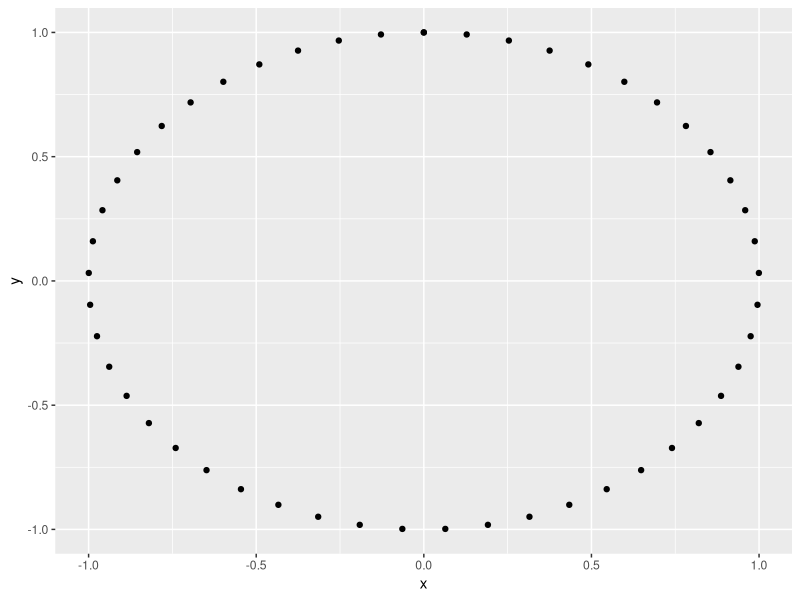
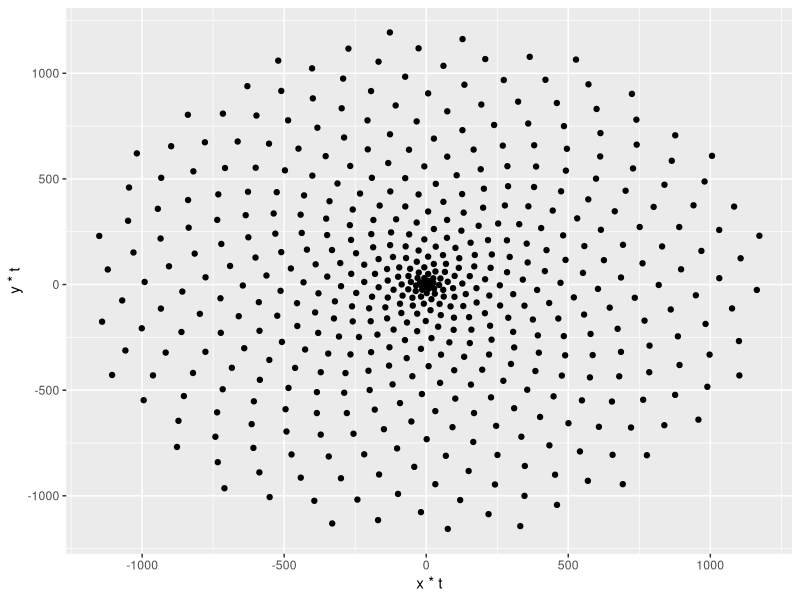
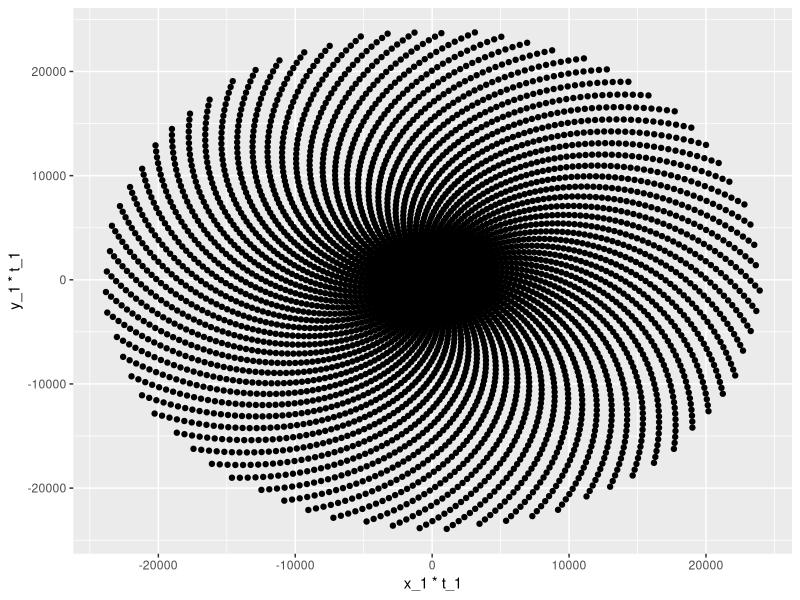
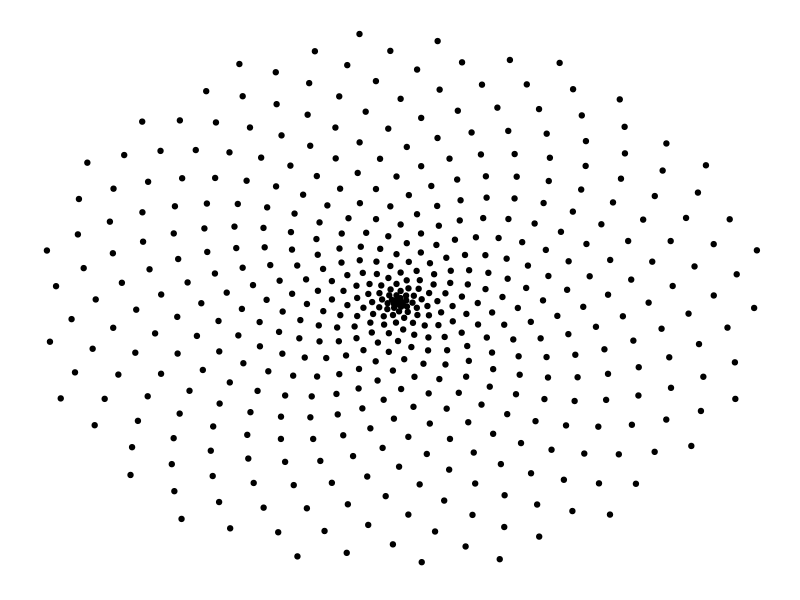
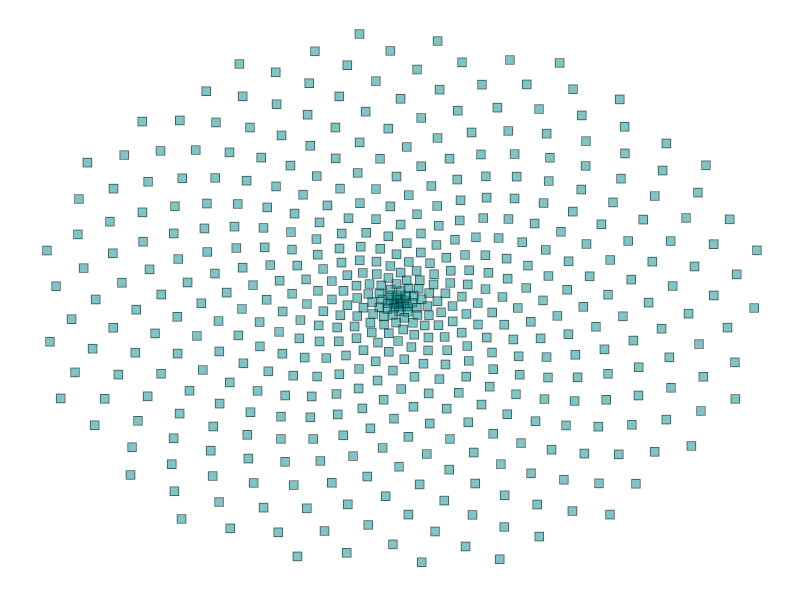
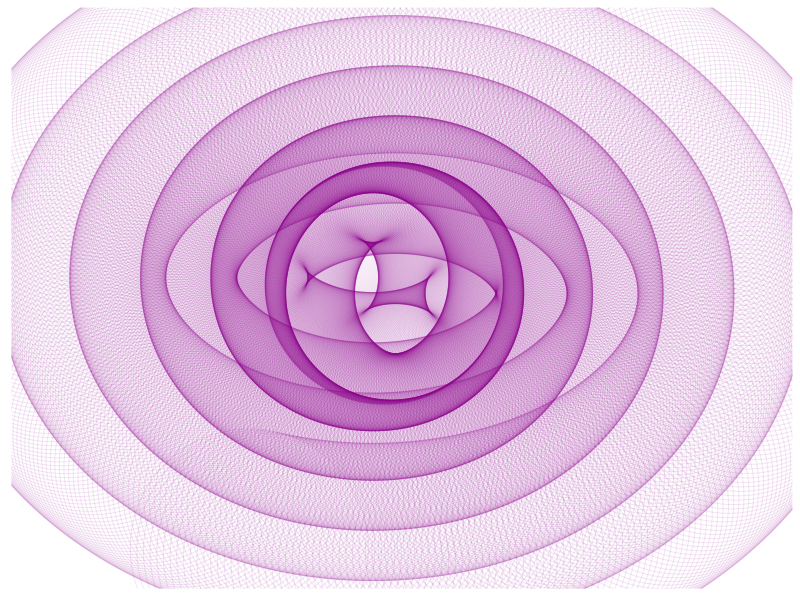
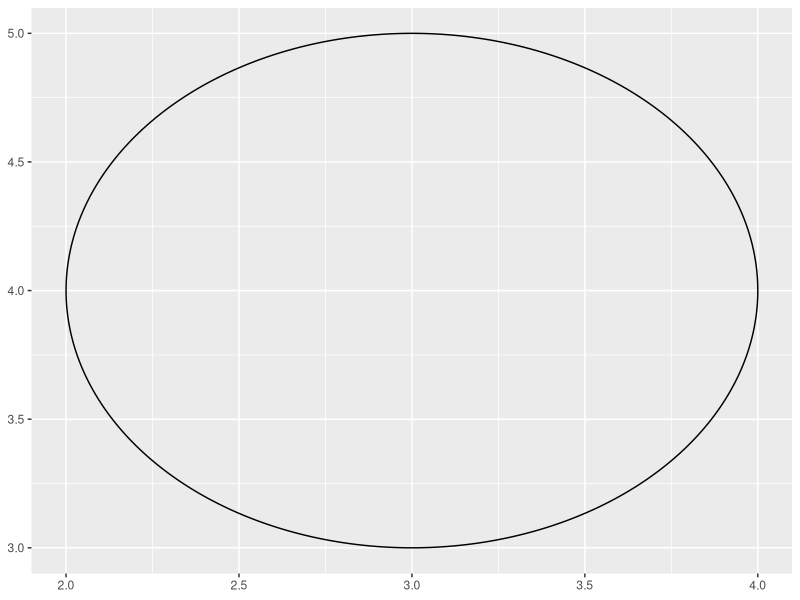
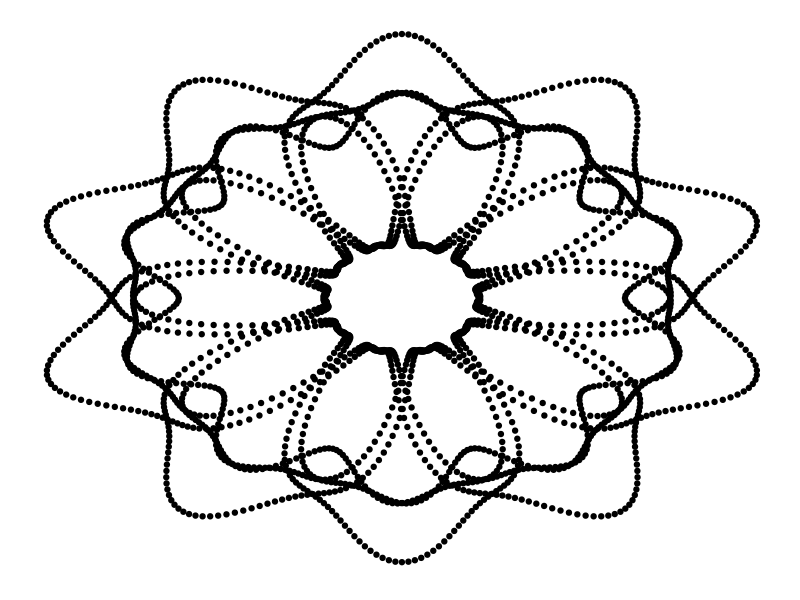

Generate these figures, in order, with R:
## ---- chunk 1
knitr::opts_chunk$set(echo = TRUE)
knitr::opts_chunk$set(message = FALSE)

knitr::opts_chunk$set(
  fig.width = 6,
  fig.asp = .9,
  out.width = "80%"
)

## ---- chunk 2
library(tidyverse)

t <- seq(0, 2*pi, length.out = 50)
x <- sin(t)
y <- cos(t)
df <- tibble(t, x, y)

# Make a scatter plot of points in a circle
p <- ggplot(df, aes(x, y))
p + geom_point()
## ---- chunk 3
# Defining the number of points
points = 500

# Defining the Golden Angle
angle = pi * (3 - sqrt(5))

t <- (1:points) * angle
x <- sin(t)
y <- cos(t)
df <- data.frame(t, x, y)

# Make a scatter plot of points in a spiral
p <- ggplot(df, aes(x*t, y*t))
p + geom_point()
## ---- chunk 4
# Defining the number of points
points_1 = 5000

# Defining the Golden Angle
angle_1 = 2*pi * (3 - sqrt(5))

t_1 <- (1:points_1) * angle_1
x_1 <- sin(t_1)
y_1 <- cos(t_1)
df_1 <- data.frame(t_1, x_1, y_1)

# Make a scatter plot of points in a spiral
p <- ggplot(df_1, aes(x_1*t_1, y_1*t_1))
p + geom_point()
## ---- chunk 5
df <- data.frame(t, x, y)

# Make a scatter plot of points in a spiral
p <- ggplot(df, aes(x*t, y*t))
p + geom_point() + theme(legend.position = "none",
        panel.grid = element_blank(),
        axis.title = element_blank(),
        axis.text = element_blank(),
        axis.ticks = element_blank(),
        panel.background = element_rect(fill = 'white'))
## ---- chunk 6
p <- ggplot(df, aes(x*t, y*t))
p + geom_point(size = 3, alpha = 0.5, shape = 22, fill = "darkcyan") + theme(legend.position = "none",
        panel.grid = element_blank(),
        axis.title = element_blank(),
        axis.text = element_blank(),
        axis.ticks = element_blank(),
        panel.background = element_rect(fill = 'white'))
## ---- chunk 7
angle <-  pi/180
points <- 2000

t <- (1:points)*angle
x <- sin(t)
y <- cos(t)

df <- data.frame(t, x, y)

p <- ggplot(df, aes(x*t, y*t)) 

p + geom_point(size= 80, color = 'magenta4', alpha = 0.1, shape = 1) + theme(legend.position = "none",
        panel.grid = element_blank(),
        axis.title = element_blank(),
        axis.text = element_blank(),
        axis.ticks = element_blank(),
        panel.background = element_rect(fill = 'white'))
## ---- chunk 8
library(ggforce)
# Lets make some data
circles <- tibble(x0 = 3, y0 = 4,r = 1)

# Behold the some circles
ggplot() + geom_circle(aes(x0 = x0, y0 = y0, r = r), data = circles)

## ---- chunk 9

df_ggf = tibble(circle = seq(1:2500),
            x = cos((14 * pi * circle) / 2500) * (1 - (3/4)*(sin((20 * pi * circle) / 2500))^4 - (1/4)*(cos((60 * pi * circle) / 2500)) ^ 3),
            y = sin(14 * pi * circle/2500)*(1 - (3/4)*(sin(20*pi*circle/2500)) ^ 4 - (1/4)*(cos(60 * pi*circle/2500)) ^ 3),
            r = (1/120) + (1/18)*(sin(60 * pi * circle/2500))^4 + (1/18)*(sin(160*pi*circle/2500))^4)

ggplot(df_ggf, aes(x, y)) + geom_point() + theme(legend.position = "none",
        panel.grid = element_blank(),
        axis.title = element_blank(),
        axis.text = element_blank(),
        axis.ticks = element_blank(),
        panel.background = element_rect(fill = 'white'))

## ---- chunk 10
ggplot() + geom_circle(aes(x0 = x, y0 = y, r = r, fill = r), data = df_ggf) +
  theme(legend.position = "none",
        panel.grid = element_blank(),
        axis.title = element_blank(),
        axis.text = element_blank(),
        axis.ticks = element_blank(),
        panel.background = element_rect(fill = 'white')) + viridis::scale_fill_viridis()
## ---- chunk 11
angle <- 12 * pi/180
points <- 2000

t <- (1:points)*angle
x <- sin(t)
y <- cos(t)

df <- data.frame(t, x, y)

p <- ggplot(df, aes(x*t, y*t)) 

p + geom_point(size = 80, color = 'magenta4', alpha = 0.1, shape = 1) + theme(legend.position = "none",
        panel.grid = element_blank(),
        axis.title = element_blank(),
        axis.text = element_blank(),
        axis.ticks = element_blank(),
        panel.background = element_rect(fill = 'white'))
## ---- chunk 12
angle <- 13 * pi/180
points <- 2000

t <- (1:points)*angle
x <- sin(t)
y <- cos(t)

df <- data.frame(t, x, y)

p <- ggplot(df, aes(x*t, y*t)) 

p + geom_point(size= 80, color = 'magenta4', alpha = 0.1, shape = 1) + theme(legend.position = "none",
        panel.grid = element_blank(),
        axis.title = element_blank(),
        axis.text = element_blank(),
        axis.ticks = element_blank(),
        panel.background = element_rect(fill = 'white'))
